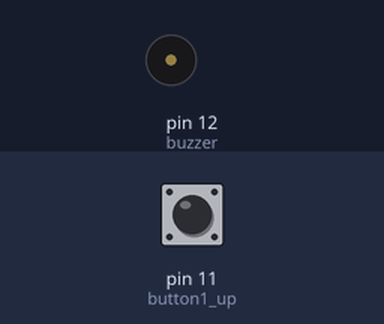
Recording of a sketch running on a simulated Arduino Uno, built with avr-gcc and run on an emulated ATmega328P. Parts: buzzer (waves = sounding, pin HIGH). The inputs (shaded band) are chosen by the test bench; at power-on: pin 11 (button1_up) LOW.

Above: at 1.3 s.
1.4 s: pin 11 (button1_up) pulled HIGH for 0.15 s
At 2.6 s:
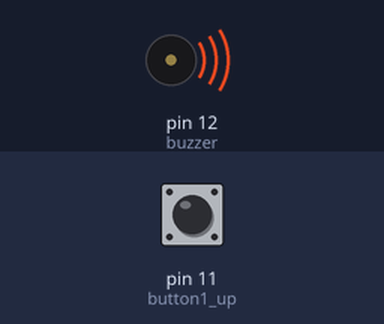
4.1 s: pin 11 (button1_up) pulled HIGH for 1 s
At 7.3 s:
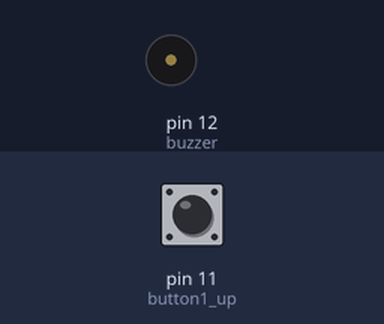
7.7 s: pin 11 (button1_up) pulled HIGH for 3.2 s
At 12.9 s:
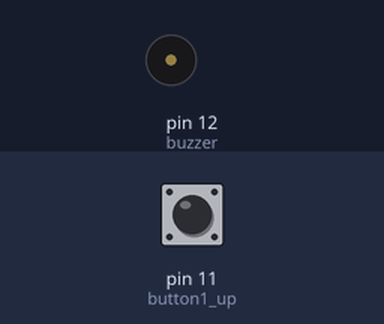
Timing chart, 0 to 14.4 s (numbered marks = the images above; inputs shaded):
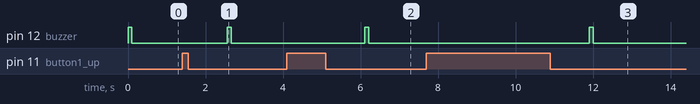

Measured:
- after the input at 1.4 s, pin 12 (buzzer): LOW → HIGH after 1.2 s, → LOW 0.10 s later
- after the input at 4.1 s, pin 12 (buzzer): LOW → HIGH after 2.0 s, → LOW 0.10 s later
- after the input at 7.7 s, pin 12 (buzzer): LOW → HIGH after 4.2 s, → LOW 0.10 s later

The sketch:

A_003_Stopwatch.ino
```cpp
const int buzzer = 12;
const int button1_up = 11;

void setup() {
  pinMode(button1_up, INPUT);
  pinMode(buzzer, OUTPUT);
  digitalWrite(buzzer, HIGH);
  delay(100);
  digitalWrite(buzzer, LOW);

}


void loop() {
  if(digitalRead(button1_up) == 1)
  {
    while(digitalRead(button1_up) == 1)
    {};
    int delay_ = 1000;
    bool buzzed = false;
    int i = 0;
    while(i < delay_)
    {
      if(digitalRead(button1_up) == 1)
      {
        buzz(2);
        buzzed = true;
        i = delay_;
        continue;
      }
      i++;
      delay(1);
    }
    if(!buzzed)
    {
      buzz(1);
    }
  }
}

void buzz(int n) {
  buzz_full(n, 100, 100);
}

void buzz_full(int n, int on, int off) {
  for(int i = 0; i < n; i++)
  {
    digitalWrite(buzzer, HIGH);
    delay(on);
    digitalWrite(buzzer, LOW);
    delay(off);
  }
}
```
